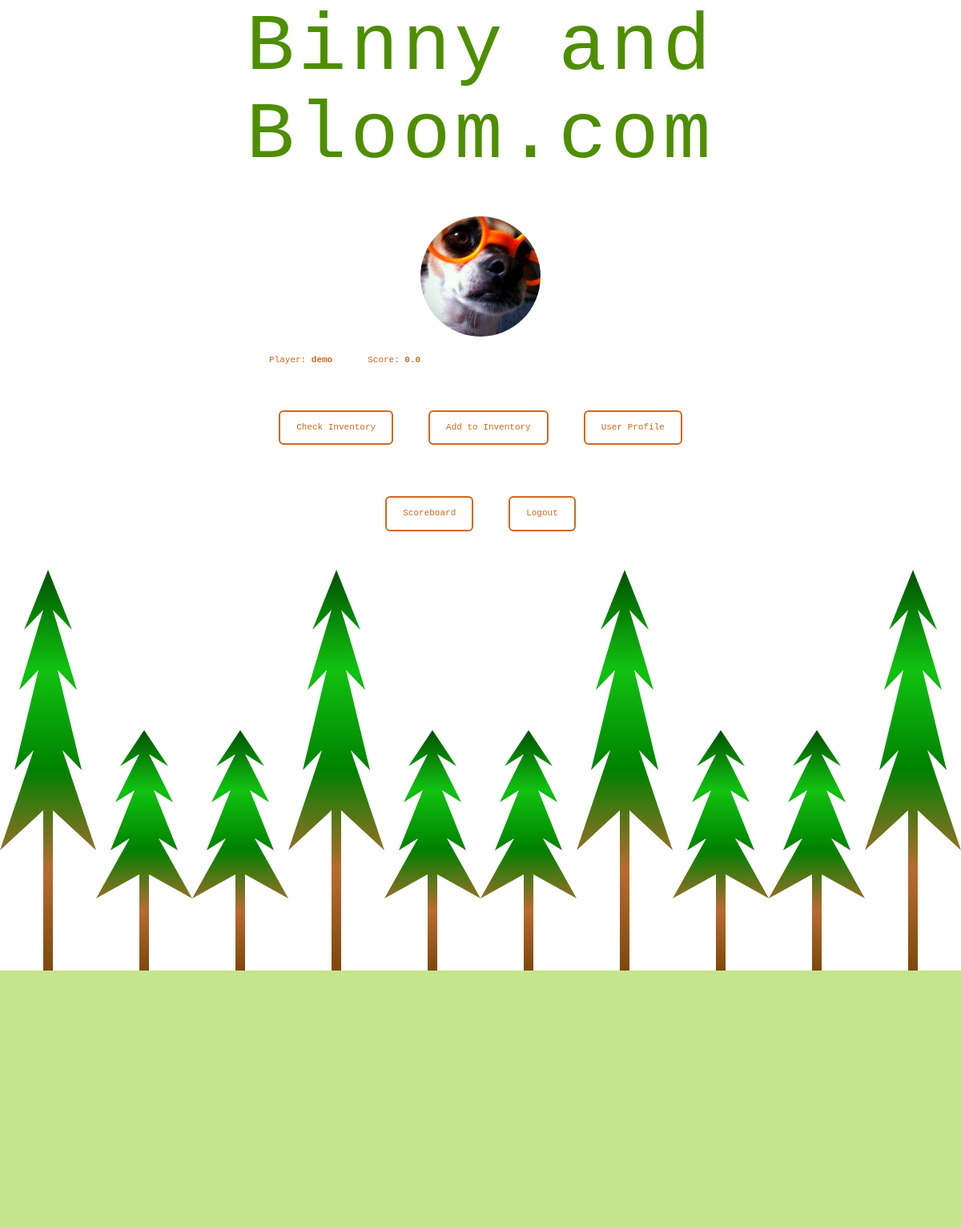
Screenshot of / (signed in) with the database file from the repository.
### tables this page shows
CREATE TABLE players (
    id INTEGER PRIMARY KEY AUTOINCREMENT,
    name TEXT NOT NULL,
    username TEXT NOT NULL UNIQUE,
    password_hash TEXT NOT NULL,
    profile_picture TEXT,
    score REAL NOT NULL DEFAULT 0
);

### app.py (the view)
@app.route("/", methods=["GET"])
@login_required
def home_page():
    db = get_db()
    current_player = db.execute(
        "SELECT * FROM players WHERE id = ?", (session["player_id"],)
    ).fetchone()
    db.close()
    return render_template(
        "HomePage.html",
        current_player=current_player
    )

### app.py (called while the page is built)
def get_db():
    conn = sqlite3.connect("src/instance/inventory.db")
    conn.row_factory = sqlite3.Row
    return conn

def login_required(f):
    from functools import wraps
    @wraps(f)
    def wrapper(*args, **kwargs):
        if "player_id" not in session:
            return redirect("/login")
        return f(*args, **kwargs)
    return wrapper

### templates/HomePage.html (shortened to what this page needs)
{% extends '0-MainPageSetup.html' %}
 {% block head %}
<link rel="stylesheet" href="{{ url_for('static', filename='css/homestyle.css') }}">
{% endblock %}
{% block body %}
<div class="welcome1">
    <h1>Binny and Bloom.com</h1>
</div>
<div class="body">
    {% if current_player.profile_picture %}
    <center>
        <img src="{{ url_for('static', filename='profile_pics/' ~ current_player.profile_picture) }}" alt="Profile Picture" class="profile-pic">
    </center>
    {% endif %}
    <p class="text">Player: <strong>{{ current_player.name }}</strong></p>
    <p class="text">Score: <strong>{{ current_player.score }}</strong></p>
    <center>
        <a href="{{ url_for('inventory_page') }}" class="text">
            <button type="submit" class="text">Check Inventory</button>
        </a>
        <a href="{{ url_for('add_item_page') }}" class="text">
            <button type="submit" class="text">Add to Inventory</button>
        </a>
        <a href="{{ url_for('userprofile') }}" class="text">
            <button type="submit" class="text">User Profile</button>
        </a>
        <a href="{{ url_for('scoreboard') }}" class="text">
             <button class="text">Scoreboard</button>
        </a>
        <a href="{{ url_for('logout') }}" class="text">
            <button type="submit" class="text">Logout</button>
        </a>
    </center>
</div>
{% endblock %}

### static/css/mainstyle.css (style rules this page uses)
* { margin: 0; padding: 0; box-sizing: border-box; }
body { font-family: 'Andale Mono', 'Courier New', monospace; }
.profile-pic { display: flex; justify-content: center; gap: clamp(10px, 6vw, 40px); flex-wrap: wrap; align-items: flex-start; height:150px; width:150px; border-radius: 50%; animation: bounce 300ms alternate infinite cubic-bezier(.2, .65, .6, 1); }
.body { width: 100%; max-width: 600px; margin: 0 auto; padding: 16px; }
.body .text { font-family: 'Andale Mono', 'Courier New', monospace; display: inline-block; text-align: center; padding: 12px 20px; margin: 10px auto; color: chocolate; font-size: 1.1rem; }

### static/css/homestyle.css (style rules this page uses)
* { margin: 0; padding: 0; box-sizing: border-box; }
.body { width: 100%; max-width: 600px; margin: 0 auto; padding: 16px; }
.profile-pic { display: flex; justify-content: center; gap: clamp(10px, 6vw, 40px); flex-wrap: wrap; align-items: flex-start; height:150px; width:150px; border-radius: 50%; animation: bounce 300ms alternate infinite cubic-bezier(.2, .65, .6, 1); }
.welcome1 { text-align: center; margin-bottom: 20px; }
.welcome1 h1 { display: inline-block; font-size: clamp(100px, 10vw, 80px); color: #4e8e00; font-family: 'Andale Mono', 'Courier New', monospace; overflow: hidden; white-space: normal; margin: 5px ; letter-spacing: 0.05em; animation: typing 3.5s steps(23, end),blink-caret 1s step-end infinite; }
.body .text { font-family: 'Andale Mono', 'Courier New', monospace; display: inline-block; text-align: center; padding: 12px 20px; margin: 10px auto; color: chocolate; font-size: 1.1rem; }
button.text { width: 100%; margin-top: 20px; background: none; border: 2px solid chocolate; border-radius: 6px; padding: 12px; font-size: 1.1rem; }

### rows the page displays
players: profile_picture (picture), name "demo", score "0.0"
